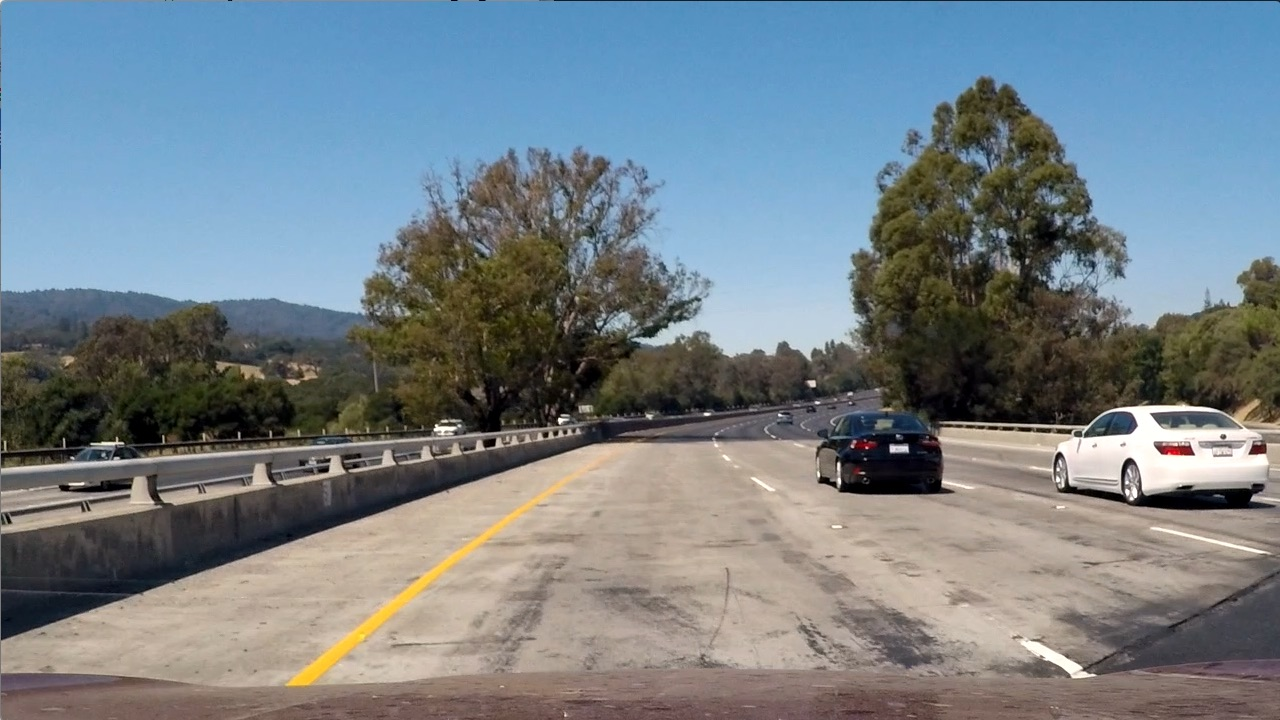
#> input picture phase2_test_images/test1.jpg, 1280 x 720 px, found by its file name
$ jupyter execute --allow-errors phase2.ipynb   (shell and % lines are left out)   (older library calls are emulated)
#> lines starting #> are read from the running program, lines starting #| are printed output that depends on the picture; after the words box and inside, x2 and y2 are one past the last pixel; in counts of white or black regions, pixels touching at a corner belong together; pictures that were not available may be replaced by others from this repository, and a replacement may not be noted
[cell 1]
import numpy as np
import cv2
from skimage.feature import hog
from skimage.transform import resize as imresize
import matplotlib.pyplot as plt
import joblib
import matplotlib.image as mpimg
import pandas as pd
import glob
from sklearn.preprocessing import StandardScaler
from skimage.io import imread
from sklearn.neural_network import MLPClassifier
from sklearn.svm import LinearSVC
from sklearn.model_selection import train_test_split

[cell 2]
IMG = imread('test_images/test1.jpg')
#> IMG is the input picture: shape (720, 1280, 3); mean R, G, B 117.5, 128.7, 135.5

def draw_boxes(img, bboxes, color=(0, 0, 255), thick=6):
#> called with color = (0, 0, 255), thick = 6
    out_img = np.copy(img)
    for b in bboxes:
        cv2.rectangle(out_img, *b, color, thick)
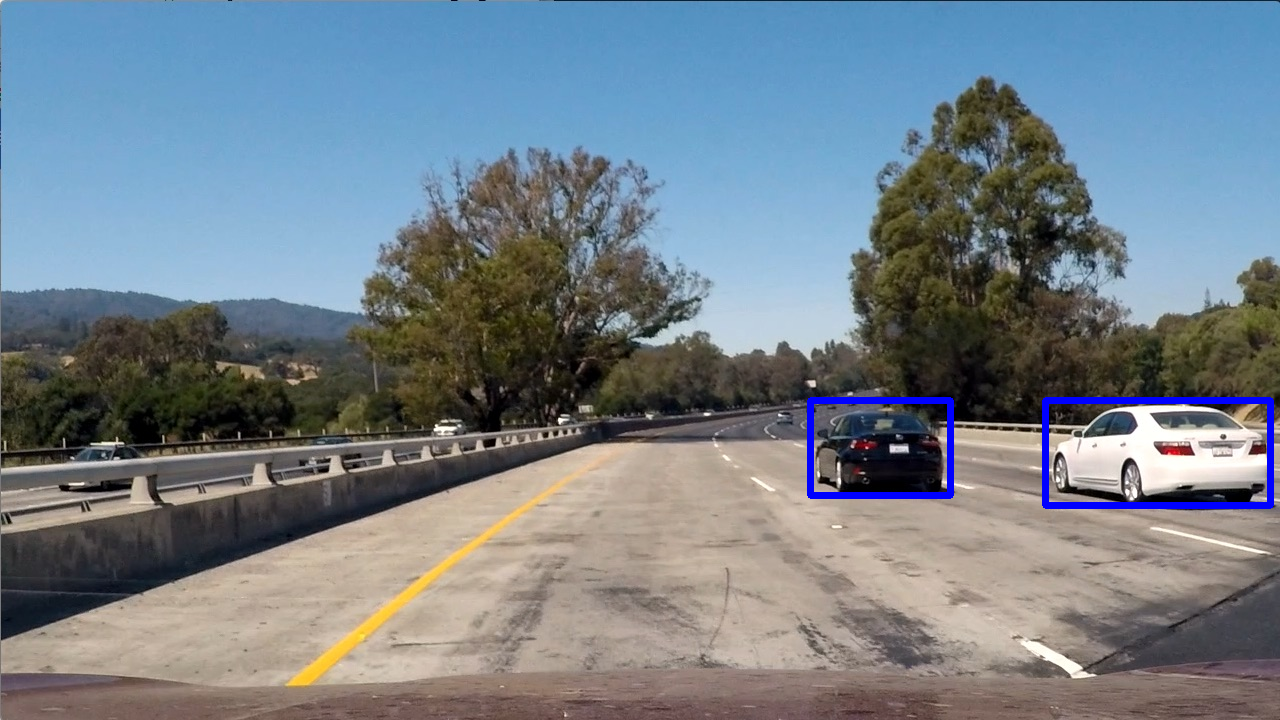
#> out_img: shape (720, 1280, 3); 0.85% of pixels changed, all inside (x1, y1, x2, y2) = (807, 397, 1274, 509)
    return out_img

[cell 3]
bboxes = [((810,400),(950,495)),((1045,400),(1270,505))]
plt.imshow(draw_boxes(IMG, bboxes=bboxes));

[cell 4]
def extract_features(imgs, cspace='RGB', size = (64,64)):
    features = []
    for filename in imgs:
        image = imread(filename)
        if size != (64,64):
            image = cv2.resize(image, size)
        features.append(
            np.ravel(
                cv2.HOGDescriptor((64,64), (16,16), (8,8), (8,8), 9) \
                    .compute(get_feature_space(image, cspace))
            )
        )
    return features

[cell 5]
def get_feature_space(img, cspace):
    if cspace != 'RGB':
        if cspace == 'HLS':
            features = cv2.cvtColor(img, cv2.COLOR_RGB2HLS)
        elif cspace == 'YCrCb':
            features = cv2.cvtColor(img, cv2.COLOR_RGB2YCrCb)
        elif cspace == 'HSV':
            features = cv2.cvtColor(img, cv2.COLOR_RGB2HSV)
        elif cspace == 'LUV':
            features = cv2.cvtColor(img, cv2.COLOR_RGB2LUV)
        elif cspace == 'YUV':
            features = cv2.cvtColor(img, cv2.COLOR_RGB2YUV)
        elif cspace == 'Lab':
            features = cv2.cvtColor(img, cv2.COLOR_RGB2Lab)
        return features

def get_hog_features(img, cspace):
    return np.ravel(
        cv2.HOGDescriptor((64,64), (16,16), (8,8), (8,8), 9) \
            .compute(get_feature_space(img, cspace))
    )

[cell 6]
cv2.HOGDescriptor((64,64), (8,8), (8,8), (8,8), 9).compute(IMG).shape
vehicles = glob.glob('vehicles/*/*.png')
non_vehicles = glob.glob('non-vehicles/*/*.png')
vehicle_features = extract_features(vehicles, cspace='YUV')
non_vehicle_features = extract_features(non_vehicles, cspace='YUV')
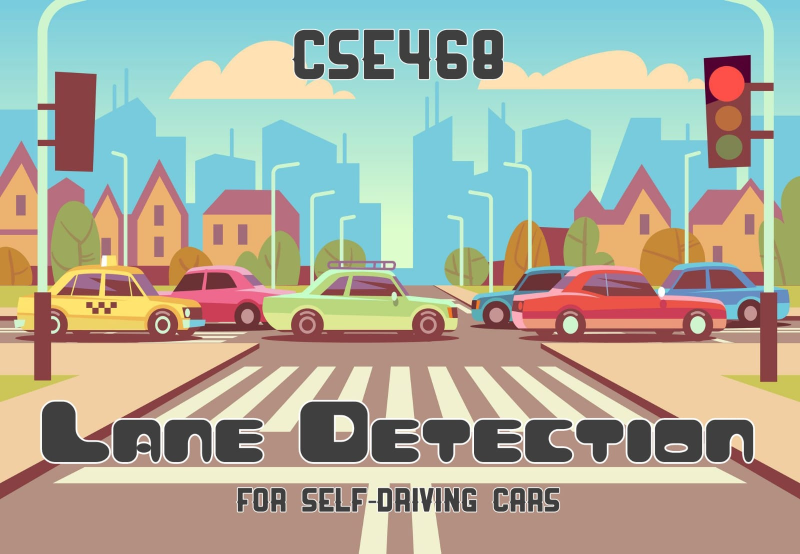
#> input picture ImageProcessing-LaneDetection.jpg, 1600 x 1107 px, given in place of project_video.mp4, which was not available (shown at 1/2 size)
#> further down, frame is the input picture: shape (1107, 1600, 3); mean B, G, R 156.1, 171.4, 170.2

def plot_features(vehicle_features, non_vehicle_features):
    vehicle_features[0].shape
    if len(vehicle_features) > 0:
        X = np.vstack((vehicle_features, non_vehicle_features)).astype(np.float64)
        X_scaler = StandardScaler().fit(X)
        scaled_X = X_scaler.transform(X)
        vehicle_ind = np.random.randint(0, len(vehicles))
        fig = plt.figure(figsize=(12,4))
        plt.subplot(131)
        plt.imshow(mpimg.imread(vehicles[vehicle_ind]))
        plt.title('original image')
        plt.subplot(132)
        plt.plot(scaled_X[vehicle_ind])
        plt.title('scaled features')
        fig.tight_layout()
        return scaled_X, X_scaler
    else:
        pass
#> (the rest of this cell did not finish here and is left out)

[cell 7]
labels = np.hstack((np.ones(len(vehicle_features)), np.zeros(len(non_vehicle_features))))

#> (the rest of this cell did not finish here and is left out)

[cell 8]
svc = LinearSVC()
#> (the rest of this cell did not finish here and is left out)

[cell 9]
mlp = MLPClassifier(random_state=999)
#> (the rest of this cell did not finish here and is left out)

[cell 10]
joblib.dump(mlp, 'mlp1.pkl')
#> (the rest of this cell did not finish here and is left out)

[cell 11]
def slide_window(img, x_start_stop=[None, None], y_start_stop=[None, None],
                    xy_window=(64, 64), xy_overlap=(0.75, 0.75)):
    if x_start_stop[0] == None:
        x_start_stop[0] = 0
    if x_start_stop[1] == None:
        x_start_stop[1] = img.shape[1]
    if y_start_stop[0] == None:
        y_start_stop[0] = 0
    if y_start_stop[1] == None:
        y_start_stop[1] = img.shape[0]
    xspan = x_start_stop[1] - x_start_stop[0]
    yspan = y_start_stop[1] - y_start_stop[0]
    nx_pix_per_step = np.int(xy_window[0]*(1 - xy_overlap[0]))
    ny_pix_per_step = np.int(xy_window[1]*(1 - xy_overlap[1]))
    nx_windows = np.int(xspan/nx_pix_per_step)
    ny_windows = np.int(yspan/ny_pix_per_step)
    window_list = []
    for ys in range(ny_windows):
        for xs in range(nx_windows):
            startx = xs*nx_pix_per_step + x_start_stop[0]
            endx = (xs+1)*nx_pix_per_step + x_start_stop[0]
            starty = ys*ny_pix_per_step + y_start_stop[0]
            endy = (ys+1)*ny_pix_per_step + y_start_stop[0]
            window_list.append(((startx, starty), (endx, endy)))
    return window_list

[cell 12]
# [58 lines left out: function annotate_img, not called in this run]

for image in glob.glob('test_images/*.jpg'):
    annotate_img(image);

[cell 13]
from collections import deque
class boxes:
    def __init__(self):
        self.detections = deque(maxlen=12)

[cell 14]
def process_vid(image):
    detected_vehicles = []
    pxs = 320
    PXS_LIMIT = 720
    y_start_stop = [400, 660]
    xy_overlap = (0.8, 0.8)
    ACCEPTANCE_THRESHOLD = .99
    INCREMENT_PXS_BY = 16
    while pxs < PXS_LIMIT:
        windows = slide_window(
            image,
            x_start_stop=[640, None],
            y_start_stop=y_start_stop,
            xy_window=(pxs, pxs),
            xy_overlap=xy_overlap
        )
        for w in windows:
            features = []
            resized = cv2.resize(
                (
                    image[w[0][1]: w[1][1], w[0][0]: w[1][0]]
                ),(64,64)
            )

            hf = get_hog_features(resized, cspace='YUV')
            hf=hf.reshape(1,-1)
            x_scaled = X_scaler.transform(hf)
            if resized.shape[0] > 0:
                if mlp.predict_proba(x_scaled.reshape(1,-1))[0][1] > ACCEPTANCE_THRESHOLD:
                    detected_vehicles.append(w)
        pxs += INCREMENT_PXS_BY
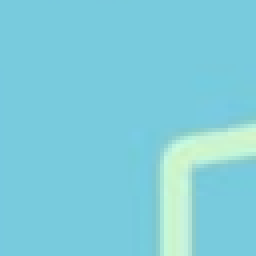
#> resized: shape (64, 64, 3) (shown 4 times larger); mean B, G, R 219.7, 206.3, 127
#> after the loop, detected_vehicles = []; pxs = 320

    out = np.copy(image).astype('uint8')
    boxes = draw_boxes( np.zeros_like(image), bboxes=detected_vehicles, thick=-1)
    rects_arr = []
    contours, _ = cv2.findContours(
        boxes[:,:,2].astype('uint8'),cv2.RETR_TREE,cv2.CHAIN_APPROX_SIMPLE
    )
    for contour in contours:
        x, y, width, height = cv2.boundingRect(contour)
        rects_arr.append([x, y, x + width, y + height])
    Boxes.detections.append(rects_arr)
    boxes = []
    combined = np.ravel(np.array(Boxes.detections))
    for i in range(len(combined)):
        boxes.extend(np.ravel(combined[i]))
    bb = []
    i = 0
    while i <= len(boxes)-3:
        bb.append(boxes[i:i+4])
        i += 4
    rects, _ = cv2.groupRectangles(np.array(bb).tolist(), 10,.1)
    for r in rects:
        cv2.rectangle(out, (r[0], r[1]), (r[2],r[3]), (0,255,0), 5)
    return out

[cell 15]
cap=cv2.VideoCapture('project_video.mp4')

[cell 16]
Boxes=boxes()
#> (the rest of this cell did not finish here and is left out)
